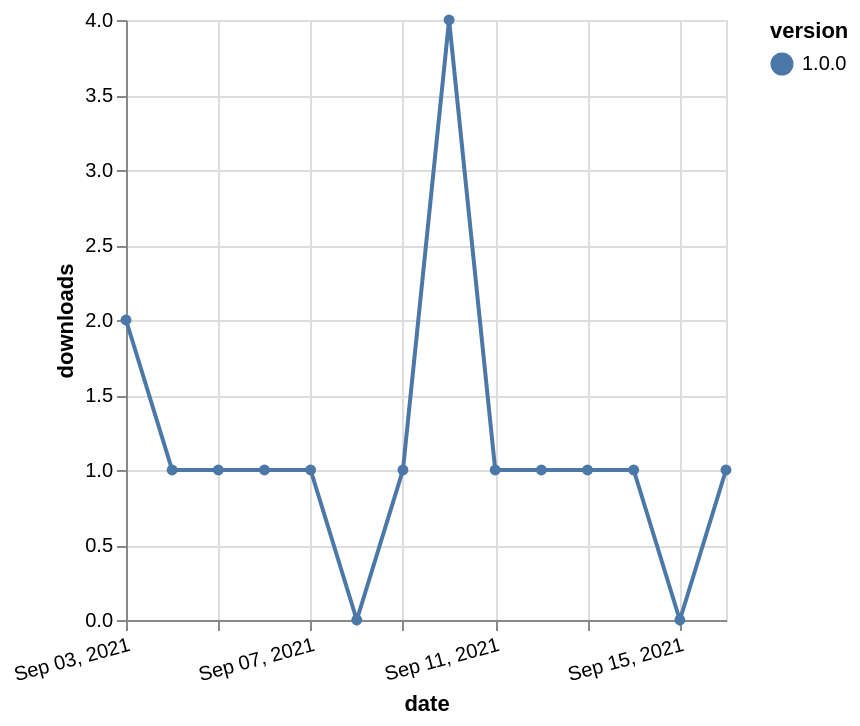

Specify this chart in Vega-Lite:
### Vega-Lite specification from a JSON file in a GitHub repository (floating-point values rounded to 4 significant figures)
{"$schema": "https://vega.github.io/schema/vega-lite/v5.json", "description": "A simple bar chart with embedded data.", "data": {"values": [{"date": "2021-09-03", "total": 127, "delta": 2, "version": "1.0.0"}, {"date": "2021-09-04", "total": 128, "delta": 1, "version": "1.0.0"}, {"date": "2021-09-05", "total": 129, "delta": 1, "version": "1.0.0"}, {"date": "2021-09-06", "total": 130, "delta": 1, "version": "1.0.0"}, {"date": "2021-09-07", "total": 131, "delta": 1, "version": "1.0.0"}, {"date": "2021-09-08", "total": 131, "delta": 0, "version": "1.0.0"}, {"date": "2021-09-09", "total": 132, "delta": 1, "version": "1.0.0"}, {"date": "2021-09-10", "total": 136, "delta": 4, "version": "1.0.0"}, {"date": "2021-09-11", "total": 137, "delta": 1, "version": "1.0.0"}, {"date": "2021-09-12", "total": 138, "delta": 1, "version": "1.0.0"}, {"date": "2021-09-13", "total": 139, "delta": 1, "version": "1.0.0"}, {"date": "2021-09-14", "total": 140, "delta": 1, "version": "1.0.0"}, {"date": "2021-09-15", "total": 140, "delta": 0, "version": "1.0.0"}, {"date": "2021-09-16", "total": 141, "delta": 1, "version": "1.0.0"}]}, "width": "container", "mark": {"type": "line", "point": {"filled": true}}, "encoding": {"x": {"field": "date", "type": "temporal", "timeUnit": "yearmonthdate", "title": "date", "axis": {"labelAngle": -15}}, "y": {"field": "delta", "type": "quantitative", "title": "downloads"}, "color": {"field": "version", "type": "nominal"}, "tooltip": {"field": "delta"}}}
